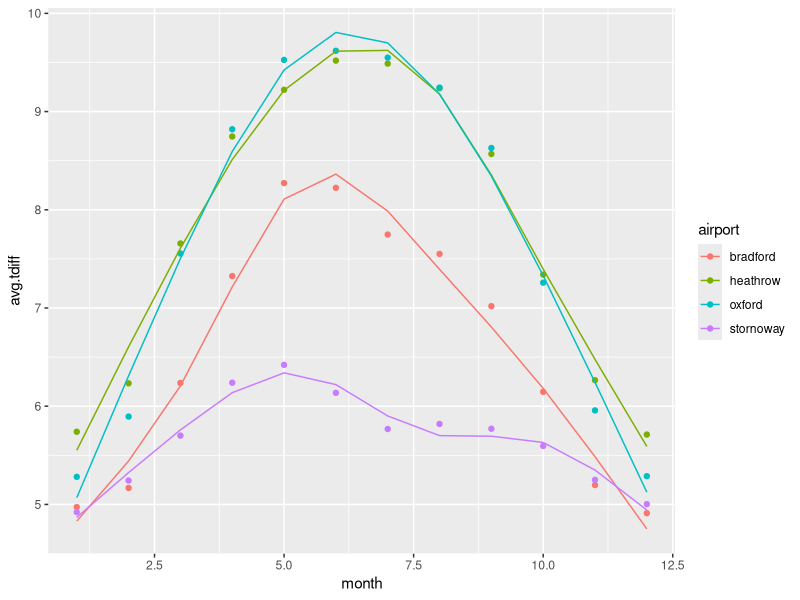

Write R code to recreate this figure.
library("tidyverse")
library("splines")
library("modelr")

monthly_tdiff <- read_csv("data/long_monthly_tdiff.csv")

#compartmentalize using nest()
by_airport <- monthly_tdiff %>% 
  group_by(airport) %>% 
  nest()  #%>%  #tidyr 
  #view()

#spline model
#with 5 degrees of freedom
#ns(x,df=) - natural splines - https://www.rdocumentation.org/packages/splines/versions/3.6.2/topics/ns
#lm(var1 ~ var2) - linear models - https://www.rdocumentation.org/packages/stats/versions/3.6.2/topics/lm
airport_model <- function(df) {
  lm(avg.tdiff ~ ns(month, df=5), data = df)
}
#to generate model of each group
#map(value, function){purrr} applying a function to each element and returning a vector the same length as the input
by_airport <- by_airport %>% 
  mutate(model = map(data, airport_model)) #%>% # purrr 
  #view()

#using map2 - map over multiple inputs
#https://www.rdocumentation.org/packages/purrr/versions/0.2.5/topics/map2
#applying model from 1 in map2
by_airport <- by_airport %>% 
  mutate(
    predictors = map2(data, model, add_predictions)
  )
by_airport #%>% view()
#unnest before visualize
#visualize actual and predicted values
#good to see one in scatter and one in line
#original data vs predicted model comparison:
unnest(by_airport,predictors) %>%
  ggplot() +
  geom_point(aes(x=month, y=avg.tdiff,
                 color = airport)) +
  geom_line(aes(x=month, y=pred,
                color = airport))



